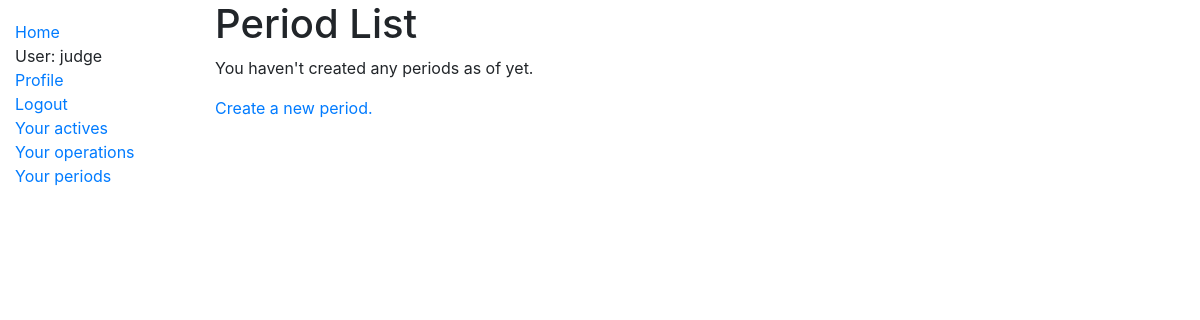
/periods/ (signed in), run on an earlier commit of the app's database.
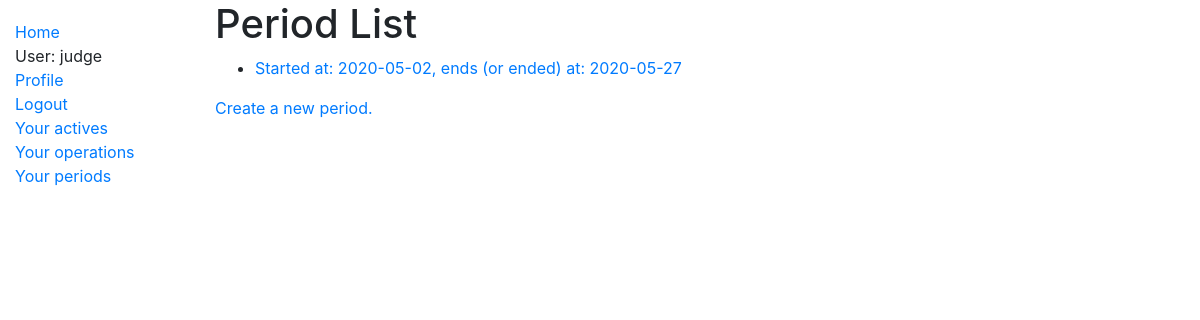
And on a later commit of the database.
### trader_journal/models.py (models this page shows, shortened)
class Period(models.Model):
    user_id = models.ForeignKey(User, on_delete=models.CASCADE)
    date_start = models.DateField(default=timezone.now)
    date_end = models.DateField()
    max_acts = models.PositiveSmallIntegerField()
    DAY = "D"
    WEEK = "W"
    MONTH = "M"
    window_choices = [(DAY,'Day'),(WEEK,'Week'),(MONTH,'Month')]
    acts_window = models.CharField(max_length=1,choices=window_choices,default=DAY)
    max_freq = models.PositiveSmallIntegerField()
    max_simultaneous = models.PositiveSmallIntegerField()
    use_shoulder = models.BooleanField(default=True)
    def get_absolute_url(self):
        return reverse("trader_journal:period_detail", kwargs={"pk": self.pk})
    def __str__(self):
        return f'Started at: {str(self.date_start)}, ends (or ended) at: {str(self.date_end)}'

### trader_journal/views.py (the view)
# urls.py: path('periods/',views.PeriodListView.as_view(),name='periods'),
class PeriodListView(generic.ListView):
    model = models.Period
    def get_queryset(self):
        if self.request.user.is_anonymous:
            raise Http404
        else:
            return self.request.user.period_set.all()

### trader_journal/templates/trader_journal/period_list.html
{% extends "base_generic.html" %}
{% block content %}
  <h1>Period List</h1>
  {% if period_list %}
  <ul>
    {% for period in period_list %}
      <li>
        <a href="{{ period.get_absolute_url }}">{{ period}}</a>
      </li>
    {% endfor %}
  </ul>
  {% else %}
    <p>You haven't created any periods as of yet.</p>
  {% endif %}
  <a href='{% url 'trader_journal:period_create'%}'><p>Create a new period.</p></a>
{% endblock %}

What changed in the data, as far as the page shows it:
added Period: date_start+date_end "Started at: 2020-05-02, ends (or ended) at: 2020-05-27"
Also different on the page:
text no longer shown: "You haven't created any periods as of yet."
